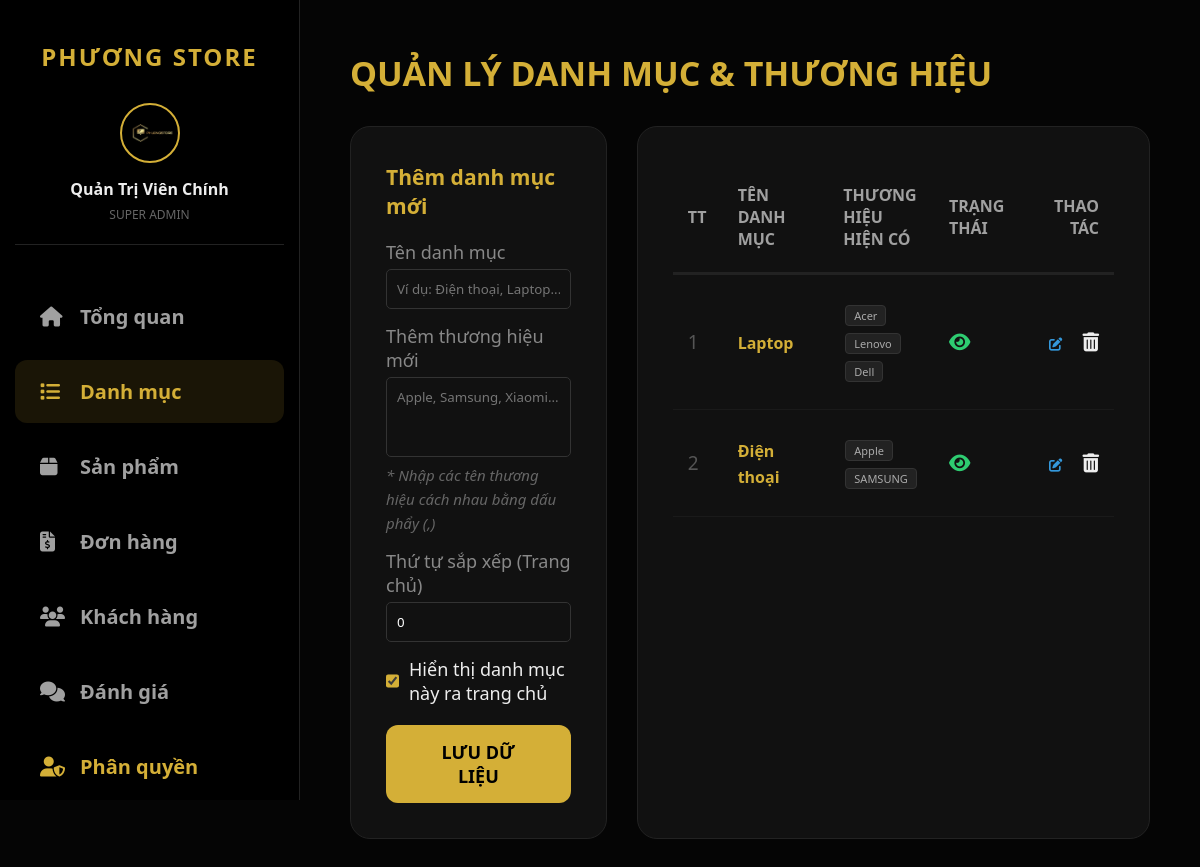
Page /index.php?ctrl=admin&act=manage_categories (signed in) on the committed database.
### tables this page shows
CREATE TABLE IF NOT EXISTS `danhmuc` (
  `ma_danh_muc` int NOT NULL AUTO_INCREMENT,
  `ten_danh_muc` varchar(100) NOT NULL,
  `thu_tu` int NOT NULL DEFAULT '0',
  `hien_thi` tinyint(1) NOT NULL DEFAULT '1',
  PRIMARY KEY (`ma_danh_muc`)
);

CREATE TABLE IF NOT EXISTS `thuonghieu` (
  `ma_thuong_hieu` int NOT NULL AUTO_INCREMENT,
  `ten_thuong_hieu` varchar(100) NOT NULL,
  `ma_danh_muc` int DEFAULT NULL,
  PRIMARY KEY (`ma_thuong_hieu`)
);

### app/controllers/AdminController.php (called while the page is built, shortened)
<?php
require_once 'app/models/ProductModel.php';
class AdminController {
    private $productModel;
    public function __construct() {
        $database = new Database();
        $db = $database->connect();
        $this->productModel = new ProductModel($db);
    }
public function manage_categories() {
    $categories = $this->productModel->getAllCategoriesAdmin();
    require_once 'app/views/admin/categories.php';
}
}
?>

### app/models/ProductModel.php (called while the page is built, shortened)
<?php
class ProductModel {
    private $db;
    public function __construct($db) {
        $this->db = $db;
    }
public function getBrandsByCategory($catId) {
    $sql = "SELECT * FROM thuonghieu WHERE ma_danh_muc = ?";
    $stmt = $this->db->prepare($sql);
    $stmt->execute([$catId]);
    return $stmt->fetchAll(PDO::FETCH_ASSOC);
}
public function getAllCategoriesAdmin() {
    $sql = "SELECT * FROM danhmuc ORDER BY thu_tu ASC";
    return $this->db->query($sql)->fetchAll();
}
}

### app/views/admin/categories.php (the view, shortened to what this page needs)
<!DOCTYPE html>
<html lang="vi">
<head>
    <link rel="stylesheet" href="https://cdnjs.cloudflare.com/ajax/libs/font-awesome/6.4.0/css/all.min.css">
    <link rel="stylesheet" href="public/css/admin.css">
</head>
<body class="admin-body">
<?php include 'sidebar.php'; ?>
<main class="main-content-admin">
    <section class="admin-section active">
        <h1 style="margin-bottom: 30px;">Quản lý danh mục & Thương hiệu</h1>
        <div style="display: grid; grid-template-columns: 1fr 2fr; gap: 30px;">
            <div class="cat-card">
                <h3 id="form-title" style="color:var(--primary); margin-bottom:20px;">Thêm danh mục mới</h3>
                <form action="index.php?ctrl=admin&act=save_category" method="POST" id="cat-form">
                    <div style="margin-bottom:15px;">
                        <label style="display:block; color:#888; margin-bottom:5px;">Tên danh mục</label>
                        <input type="text" name="ten_danh_muc" id="input-ten-dm" required
                               placeholder="Ví dụ: Điện thoại, Laptop..."
                               style="width:100%; padding:10px; background:#111; border:1px solid #333; color:#fff; border-radius:5px;">
                    </div>
                    <div style="margin-bottom:15px;">
                        <label style="display:block; color:#888; margin-bottom:5px;">Thêm thương hiệu mới</label>
                        <textarea name="danh_sach_thuong_hieu" id="input-brands"
                                  placeholder="Apple, Samsung, Xiaomi..."
                                  style="width:100%; height: 80px; padding:10px; background:#111; border:1px solid #333; color:#fff; border-radius:5px; resize: none;"></textarea>
                        <small style="color:#666; font-style: italic;">* Nhập các tên thương hiệu cách nhau bằng dấu phẩy (,)</small>
                    </div>
                    <div style="margin-bottom:15px;">
                        <label style="display:block; color:#888; margin-bottom:5px;">Thứ tự sắp xếp (Trang chủ)</label>
                        <input type="number" name="thu_tu" id="input-thu-tu" value="0"
                               style="width:100%; padding:10px; background:#111; border:1px solid #333; color:#fff; border-radius:5px;">
                    </div>
                    <div style="margin-bottom:20px;">
                        <label style="color:#eee; cursor:pointer; display:flex; align-items:center; gap:10px;">
                            <input type="checkbox" name="hien_thi" id="input-hien-thi" checked style="width:18px; height:18px; accent-color:var(--primary);">
                            Hiển thị danh mục này ra trang chủ
                        </label>
                    </div>
                    <div style="display:flex; gap:10px;">
                        <button type="submit" class="btn-primary" style="flex:1;">LƯU DỮ LIỆU</button>
                    </div>
                </form>
            </div>
            <div class="cat-card">
                <table class="table-admin">
                    <thead>
                        <tr>
                            <th width="50">TT</th>
                            <th>Tên danh mục</th>
                            <th>Thương hiệu hiện có</th>
                            <th width="80">Trạng thái</th>
                            <th width="100" style="text-align:right;">Thao tác</th>
                        </tr>
                    </thead>
                    <tbody>
                        <?php if(!empty($categories)): ?>
                            <?php foreach ($categories as $c): ?>
                            <tr>
                                <td style="color:#555;"><?= $c['thu_tu'] ?></td>
                                <td>
                                    <strong style="color:var(--primary); font-size:16px;"><?= htmlspecialchars($c['ten_danh_muc']) ?></strong>
                                </td>
                                <td>
                                    <?php
                                        $brands = $this->productModel->getBrandsByCategory($c['ma_danh_muc']);
                                        if(!empty($brands)){
                                            foreach($brands as $b){
                                                echo '<span style="display:inline-block; background:#222; padding:2px 8px; border-radius:4px; font-size:11px; margin:2px; color:#aaa; border:1px solid #333;">'.$b['ten_thuong_hieu'].'</span>';
                                            }
                                        } else {
                                            echo '<span style="color:#444; font-size:12px;">Chưa có thương hiệu</span>';
                                        }
                                    ?>
                                </td>
                                <td>
                                    <?php if($c['hien_thi']): ?>
                                        <i class="fa-solid fa-eye" style="color:#2ecc71;" title="Đang hiện"></i>
                                    <?php else: ?>
                                        <i class="fa-solid fa-eye-slash" style="color:#e74c3c;" title="Đang ẩn"></i>
                                    <?php endif; ?>
                                </td>
                                <td style="text-align:right;">
                                    <button onclick="editCategory(<?= htmlspecialchars(json_encode($c)) ?>)"
                                            style="background:none; border:none; color:#3498db; cursor:pointer; margin-right:15px;">
                                        <i class="fa-solid fa-pen-to-square"></i>
                                    </button>
                                    <a href="index.php?ctrl=admin&act=delete_category&id=<?= $c['ma_danh_muc'] ?>"
                                       onclick="return confirm('Xóa danh mục này sẽ ảnh hưởng đến sản phẩm liên quan. Bạn có chắc không?')"
                                       style="color:var(--danger);"><i class="fa-solid fa-trash-can"></i></a>
                                </td>
                            </tr>
                            <?php endforeach; ?>
                        <?php else: ?>
                            <tr><td colspan="5" style="text-align:center; padding:30px; color:#555;">Chưa có danh mục nào được tạo.</td></tr>
                        <?php endif; ?>
                    </tbody>
                </table>
            </div>
        </div>
    </section>
</main>
</body>
</html>

### public/css/admin.css (style rules this page uses)
:root { --primary: #d4af37; --bg-dark: #050505; --bg-card: #111111; --text-main: #eeeeee; --text-muted: #a0a0a0; --border: #222222; --sidebar-width: 300px; }
* { margin: 0; padding: 0; box-sizing: border-box; font-family: 'Segoe UI', sans-serif; }
body.admin-body { background-color: var(--bg-dark); color: var(--text-main); display: flex; min-height: 100vh; font-size: 18px; }
.main-content-admin { margin-left: var(--sidebar-width); padding: 50px; width: calc(100% - var(--sidebar-width)); }
h1 { font-size: 34px; font-weight: 800; color: var(--primary); text-transform: uppercase; margin-bottom: 40px; }
.cat-card { background: var(--bg-card); border-radius: 20px; padding: 35px; margin-bottom: 40px; border: 1px solid var(--border); }
.table-admin { width: 100%; border-collapse: collapse; table-layout: fixed; }
.table-admin th { padding: 22px 15px; font-size: 16px; color: var(--text-muted); text-transform: uppercase; border-bottom: 3px solid var(--border); text-align: left; }
.table-admin td { padding: 25px 15px; font-size: 19px; border-bottom: 1px solid #1a1a1a; vertical-align: middle; }
.btn-primary { background-color: var(--primary); color: #000; padding: 15px 35px; border-radius: 12px; font-weight: 800; font-size: 18px; border: none; cursor: pointer; text-decoration: none; display: inline-block; transition: 0.3s; }

### rows in the picture
danhmuc: thu_tu "1", ten_danh_muc "Laptop", hien_thi 1 (drawn)
thuonghieu: ten_thuong_hieu "Acer"
thuonghieu: ten_thuong_hieu "Lenovo"
thuonghieu: ten_thuong_hieu "Dell"
danhmuc: thu_tu "2", ten_danh_muc "Điện thoại", hien_thi 1 (drawn)
thuonghieu: ten_thuong_hieu "Apple"
thuonghieu: ten_thuong_hieu "SAMSUNG"

### other values in the picture
$_SESSION['admin_name'] "Quản Trị Viên Chính"
